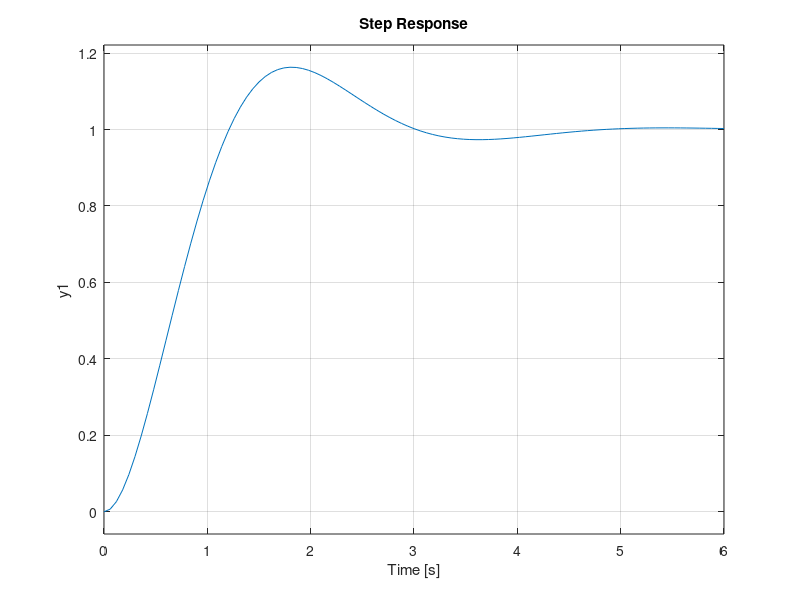
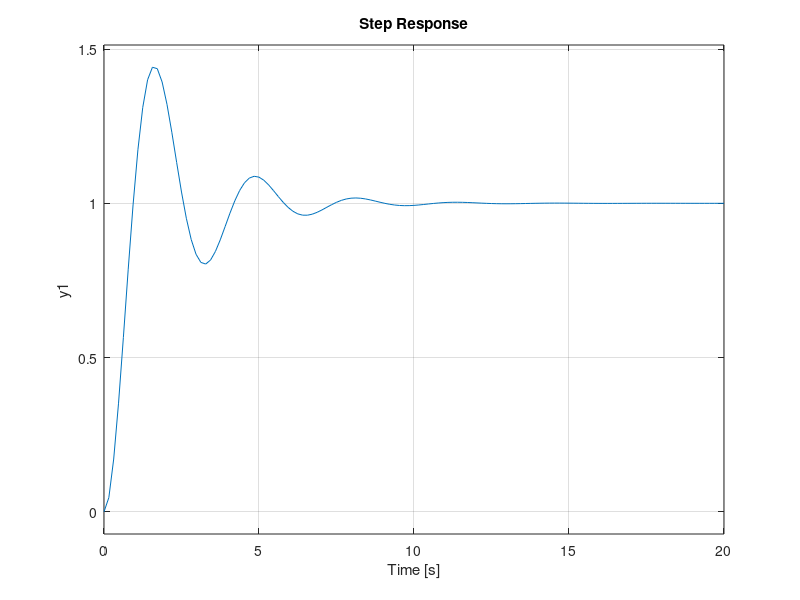
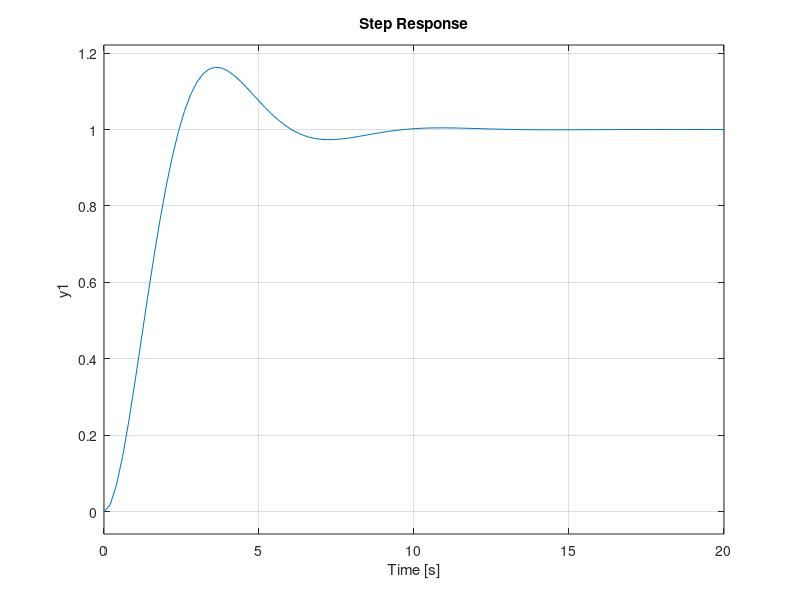

Reproduce these figures in MATLAB, in order.
%% Risposta al gradino di sistemi del II ordine - Due poli complessi coniugati e nessuno zero

s = tf('s');

w = [2, 2, 1];
z = [0.5, 0.25, 0.5];

for i=1:1:length(z)
    G5 = (w(i)^2) / (s^2 + 2*z(i)*w(i)*s + w(i)^2);
    
    figure(i);
    step(G5);
    grid on
end

% w = 2, z = 0.5
% Valore finale: 1
% Tempo di salita: 1.21 s (teorico = 1.2092 s)
% Tempo di picco: 1.8 s
% Sovraelongazione massima: 16.3% (teorica = 0.163)
% Tempo di assestamento al 5%: 2.64 s

% w = 2, z = 0.25
% Valore finale: 1
% Tempo di salita: 0.942 s (teorico = 0.9416 s)
% Tempo di picco: 1.66 s
% Sovraelongazione massima: 44.3% (teorica = 0.4443)
% Tempo di assestamento al 5%: 5.39 s

% w = 1, z = 0.5
% Valore finale: 1
% Tempo di salita: 2.42 s (teorico = 2.4184 s)
% Tempo di picco: 3.59 s
% Sovraelongazione massima: 16.3% (teorica = 0.163)
% Tempo di assestamento al 5%: 5.29 s
